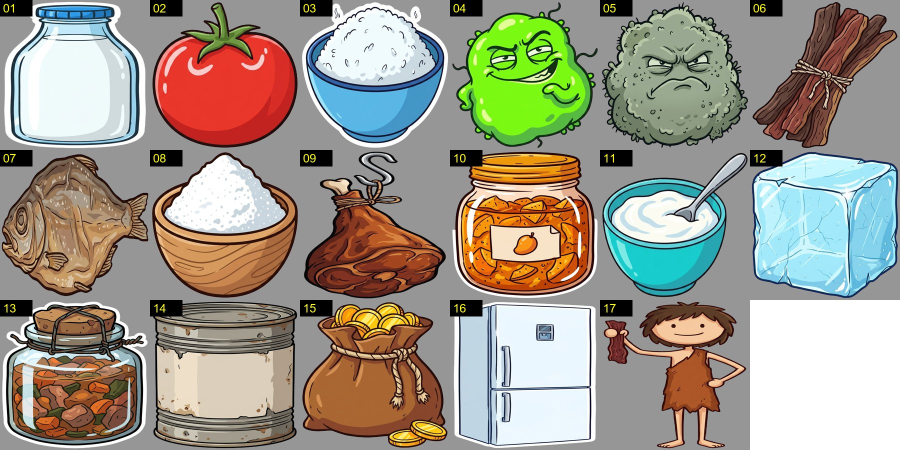
#> input picture app/src/main/assets/saif_advance/skills/stickman-hybrid/example/food/stickers.jpg, 1800 x 900 px (shown at 1/2 size)
$ python -i delama.py   (imports and definitions only)
#> lines starting #> are read from the running program, lines starting #| are printed output that depends on the picture; after the words box and inside, x2 and y2 are one past the last pixel; in counts of white or black regions, pixels touching at a corner belong together
#> in clean_into_cache, im is the input picture: PIL image 1800x900 RGB; mean R, G, B 157.4, 151.6, 138
"""Erase Flow's Gemini sparkle from every scene picture with LaMa (big-lama), the clean way.

Run from the project folder:
    python <skill>/scripts/delama.py --watch      # in the BACKGROUND while Flow generates: cleans every
                                                  # download the moment it lands (cache keyed by content)
    python <skill>/scripts/delama.py              # after `pictures.py pick`: img/sNN.jpg -> img/clean/sNN.png
                                                  # (instant for anything --watch already cleaned)
    python <skill>/scripts/delama.py --force      # redo all
    python <skill>/scripts/delama.py --selfcheck  # erase a drawn mark on a test picture, print the error

render.py uses img/clean/<name>.png automatically when it exists; without it, it falls back to
a smooth fill (fine on sky and walls, slightly soft on busy corners).

Why only a corner crop: the mark sits at a fixed spot (~58 px box, inset ~70 px from the
bottom-right of a 1376x768 Flow picture), so LaMa runs on a 384x384 corner, about 1-2 s per
picture on CPU, and every pixel outside the mark stays identical.

Needs: torch (CPU is fine) and the model file ~/.cache/lama/big-lama.pt (206 MB, Apache-2.0,
LaMa by Samsung AI / advimman; TorchScript build from the simple-lama-inpainting release).
SETUP.md step 3b installs both. Override the model path with LAMA_MODEL.
"""
import glob, hashlib, os, shutil, sys, time, warnings
import numpy as np
from PIL import Image, ImageFilter

MODEL = os.environ.get("LAMA_MODEL", os.path.join(os.path.expanduser("~"), ".cache", "lama", "big-lama.pt"))
CROP = 384
CACHE = os.path.join("img", "lama_cache")          # <md5 of the Flow file>.png, shared by --watch and pick


def mark_box(w, h):
    """Same geometry as render.unmark: the sparkle box, padded."""
    x0, y0 = w - 126, h - 126
    return x0 - 8, y0 - 8, x0 + 70, y0 + 70


_model = None


# [10 lines left out: function model, not called in this run]


def erase(im, box):
    """LaMa on a CROPxCROP window around box; only the box (feathered) is replaced."""
#> called with box = (1666, 766, 1744, 844)
    import torch
    im = im.convert("RGB")
    w, h = im.size
#> w = 1800; h = 900
    cx0, cy0 = max(0, min(w - CROP, box[2] - CROP + 40)), max(0, min(h - CROP, box[3] - CROP + 40))
#> cx0 = 1400; cy0 = 500
    win = im.crop((cx0, cy0, cx0 + CROP, cy0 + CROP))
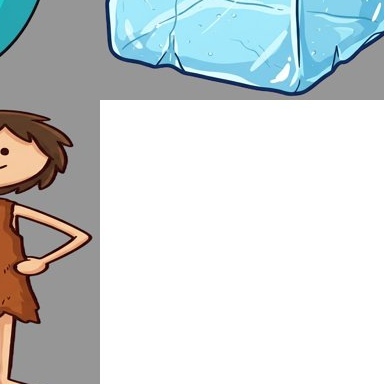
#> win: PIL image 384x384 RGB; mean R, G, B 205.2, 211.4, 212.5
    m = Image.new("L", win.size, 0)
#> m: PIL image 384x384 L; every value is 0
    m.paste(255, (box[0] - cx0, box[1] - cy0, box[2] - cx0, box[3] - cy0))
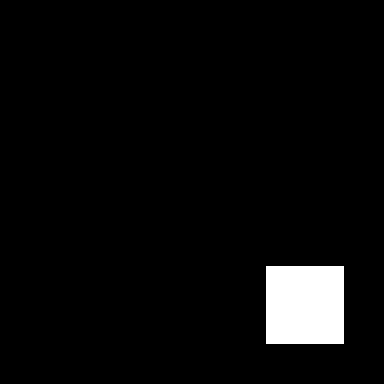
#> m: PIL image 384x384 L; 4.1% white; 1 white region, box (x1, y1, x2, y2) and area: (266, 266, 344, 344) 6084
    img_t = torch.from_numpy(np.asarray(win, np.float32) / 255).permute(2, 0, 1)[None]
    msk_t = (torch.from_numpy(np.asarray(m, np.float32) / 255) > 0.5).float()[None, None]
    with torch.no_grad():
        out = model()(img_t, msk_t)[0].permute(1, 2, 0).numpy()
    res = Image.fromarray(np.clip(out * 255, 0, 255).astype(np.uint8))
    soft = m.filter(ImageFilter.GaussianBlur(3)).point(lambda v: min(255, v * 2))
    win.paste(res, (0, 0), soft)
    im.paste(win, (cx0, cy0))
    return im


# [17 lines left out: function selfcheck, not called in this run]


def md5(p):
    return hashlib.md5(open(p, "rb").read()).hexdigest()


def clean_into_cache(src):
    """LaMa-clean one Flow file into the cache (by content); return the cache path."""
    os.makedirs(CACHE, exist_ok=True)
    out = os.path.join(CACHE, md5(src) + ".png")
    if not os.path.exists(out):
        im = Image.open(src)
        if im.width < 400 or im.height < 300:
            return None
        erase(im, mark_box(*im.size)).save(out)
#> (the call stopped at in erase, `img_t = torch.from_numpy(np.asarray(win, np.float32) / 255).permute(2,..`: torch is not available in this run)
    return out


# [45 lines left out: functions watch, main, not called in this run]


# [2 lines not run here, left out]

>>> result = clean_into_cache('../example/food/stickers.jpg')
